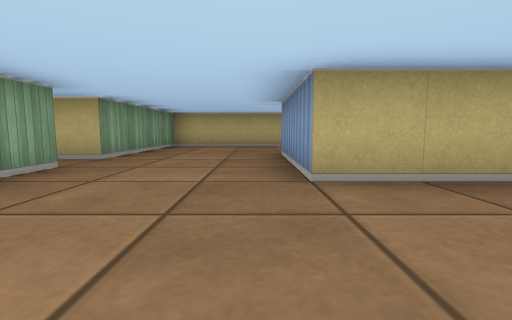
view 1 (above)

18 first-person views from a walk through a cub3D ray-caster map. The camera is about half as high as the walls, tilts 6° down and sees 85° across. The floor is counted in squares. Each view is taken from the middle of a square. On the plan, view 1 faces up. The plan holds only what a view shows up to about 9 squares ahead; the rest is blank.

view 2
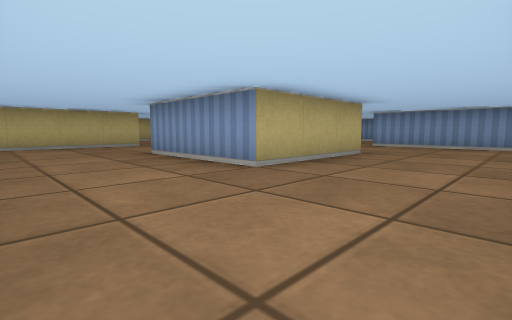

view 3
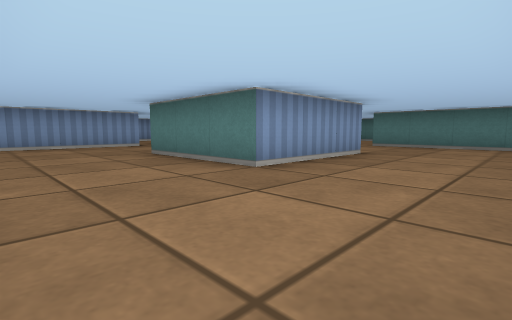

view 4
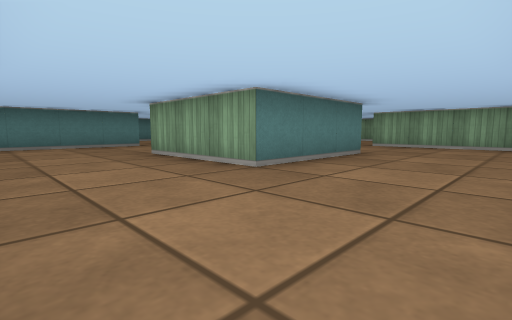

view 5
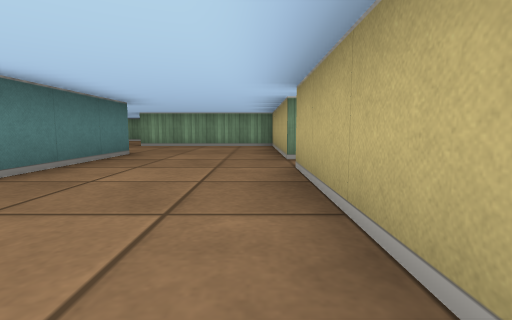

view 6
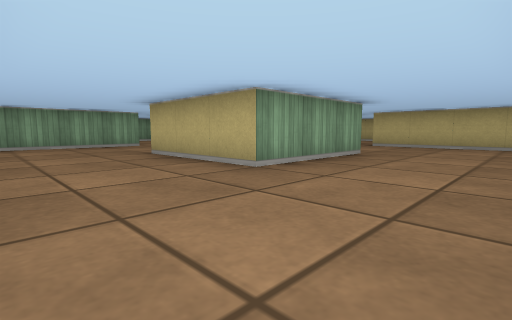

view 7
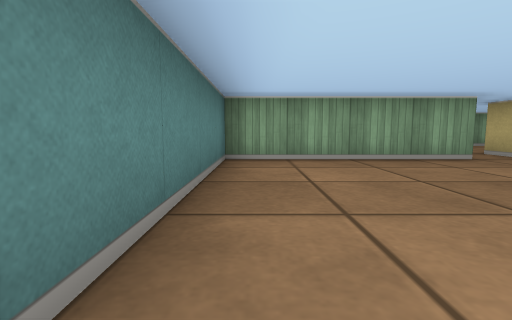

view 8
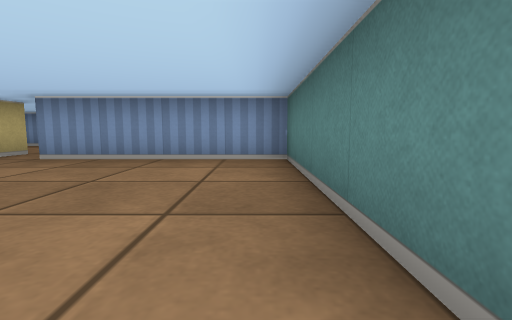

view 9
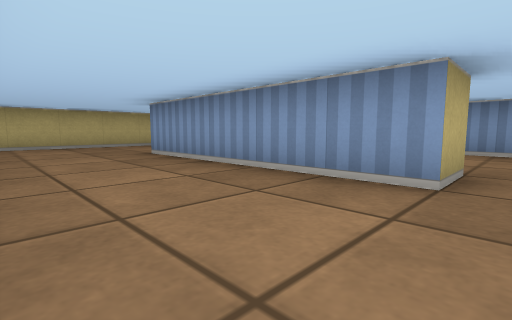

view 10
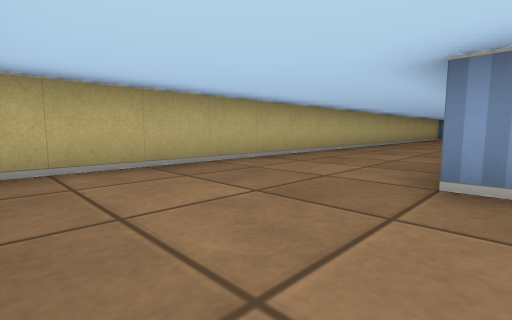

view 11
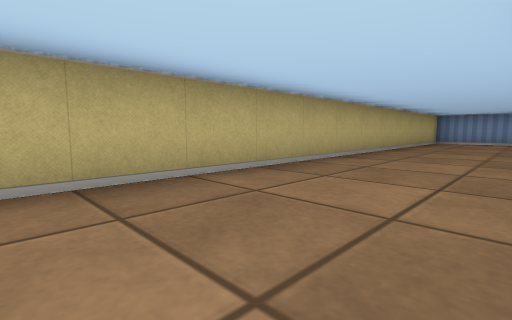

view 12
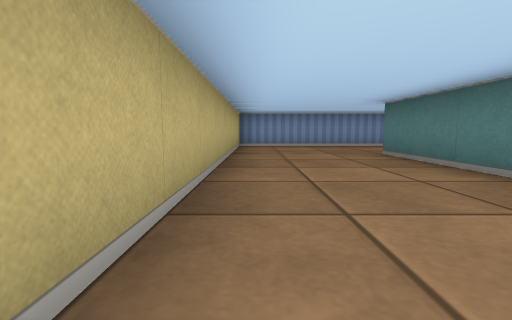

view 13
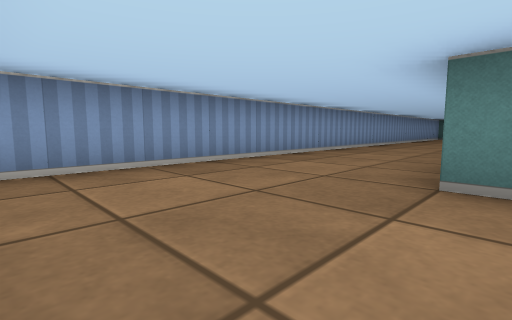

view 14
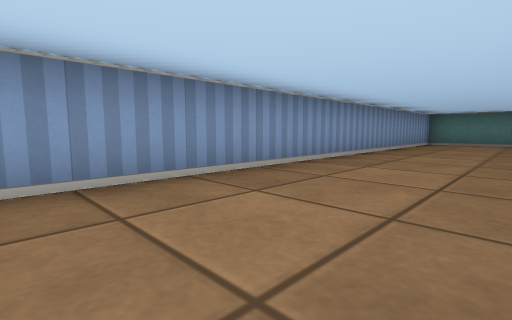

view 15
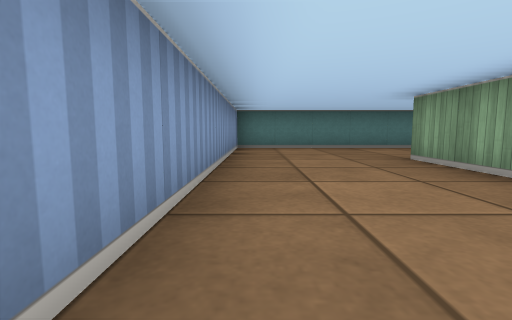

view 16
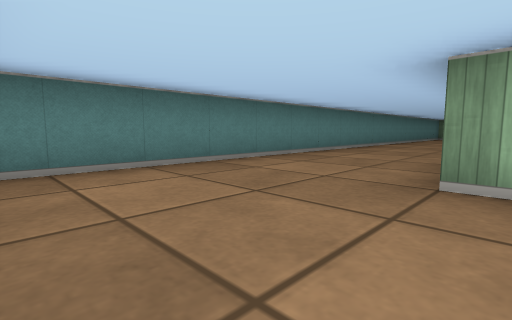

view 17
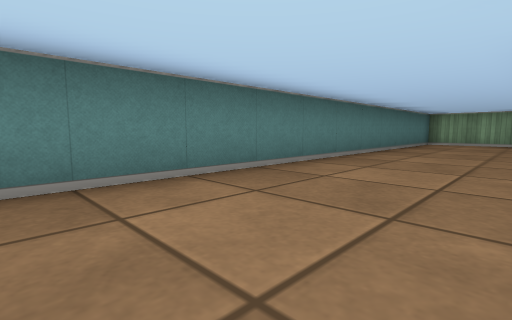

view 18
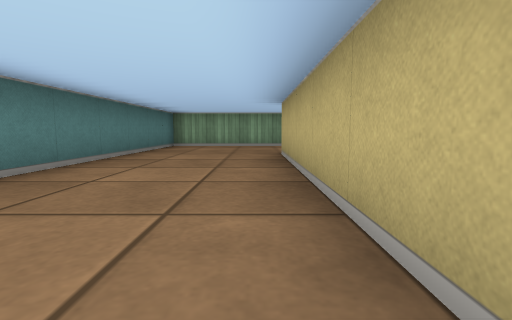

### Floor plan
Points are (right, up) in squares from view 1. A wall is a line through its corners. A room is listed if a view was taken in it or the views show most of it. See-through windows are left out.
Room 1 (views 1, 2, 3, 4, 5, 6, 7, 8)
walls: (0.5, 5.5) (3.5, 5.5) (3.5, 2.5) (0.5, 2.5) (0.5, 5.5); (1.6, 8.5) (-2.5, 8.5) (-2.5, 4.5); (5.8, 8.5) (2.5, 8.5); (6.5, 4.4) (6.5, 7.6); (-2.5, 3.6) (-2.5, -0.5) (1.5, -0.5); (2.4, -0.5) (6.5, -0.5) (6.5, 3.5)
ways out: opening at (-3, 4) to room 2; opening at (2, -1) to room 2; opening at (2, 9) to room 2; opening at (7, 4) to room 2
Room 2 (views 9, 10, 11, 12, 13, 14, 15, 16, 17, 18)
walls: (4.6, 9.5) (7.5, 9.5); (-2.5, 4.5) (-3.5, 4.5) (-3.5, 9.5); (7.5, 4.5) (6.9, 4.5); (-6.5, 7) (-6.5, 6.5); (7.5, 0.4) (7.5, -1.5); (1.5, -1.5) (-3.5, -1.5); (-6.5, -1.1) (-6.5, -4.5) (10.5, -4.5) (10.5, 12.5) (-5.9, 12.5)
ways out: opening at (-3, 4) to room 1; opening at (2, -1) to room 1; opening at (2, 9) to room 1; opening at (7, 4) to room 1

Where each view was taken, in squares from view 1:
view 1: 0 up, 0 right, facing up
view 2: 0 up, 2 left, facing up-right
view 3: 8 up, 2 left, facing down-right
view 4: 8 up, 6 right, facing down-left
view 5: 8 up, 6 right, facing left
view 6: 0 up, 6 right, facing up-left
view 7: 0 up, 2 right, facing left
view 8: 0 up, 2 right, facing right
view 9: 4 up, 6 left, facing up-right
view 10: 9 up, 6 left, facing up-right
view 11: 10 up, 1 left, facing up-right
view 12: 12 up, 2 right, facing right
view 13: 12 up, 7 right, facing down-right
view 14: 6 up, 8 right, facing down-right
view 15: 3 up, 10 right, facing down
view 16: 1 down, 10 right, facing down-left
view 17: 2 down, 4 right, facing down-left
view 18: 2 down, 2 right, facing left
